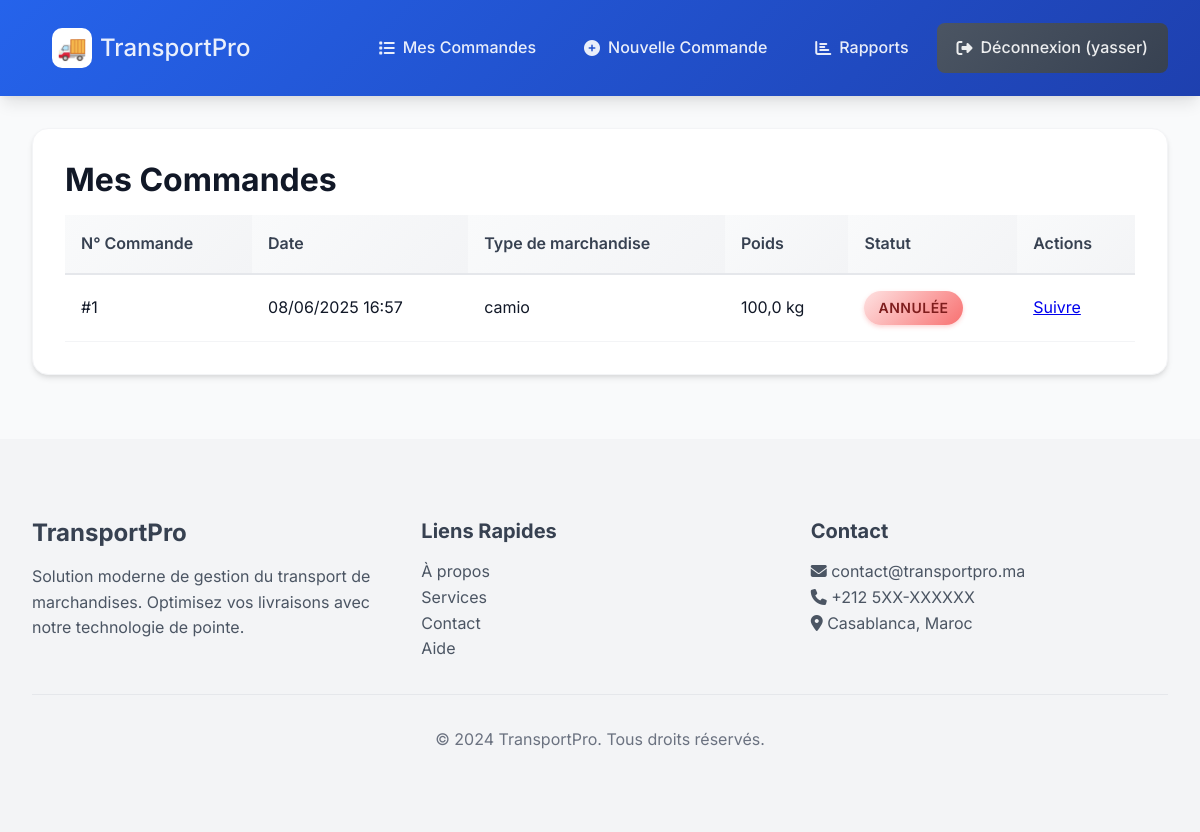
Screenshot of /commandes/ (signed in) with the database file from the repository.
### transport/models.py (models this page shows, shortened)
class Commande(models.Model):
    STATUT_CHOICES = [
        ('EN_ATTENTE', 'En attente'),
        ('AFFECTEE', 'Affectée'),
        ('EN_TRANSIT', 'En transit'),
        ('LIVREE', 'Livrée'),
        ('ANNULEE', 'Annulée'),
    ]
    PRIORITE_CHOICES = [
        (0, 'Normale'),
        (1, 'Haute'),
        (2, 'Urgente'),
    ]
    client = models.ForeignKey(Client, on_delete=models.CASCADE)
    date_creation = models.DateTimeField(auto_now_add=True)
    statut = models.CharField(max_length=20, choices=STATUT_CHOICES, default='EN_ATTENTE')
    poids = models.FloatField(validators=[MinValueValidator(0.1)], verbose_name="Poids (kg)")
    type_marchandise = models.CharField(max_length=100, verbose_name="Type de marchandise")
    adresse_enlevement = models.ForeignKey(
        Adresse,
        on_delete=models.CASCADE,
        related_name='commandes_enlevement'
    )
    adresse_livraison = models.ForeignKey(
        Adresse,
        on_delete=models.CASCADE,
        related_name='commandes_livraison'
    )
    transporteur = models.ForeignKey(
        Transporteur,
        on_delete=models.SET_NULL,
        null=True,
        blank=True
    )
    priorite = models.IntegerField(choices=PRIORITE_CHOICES, default=0)
    prix_estime = models.DecimalField(
        max_digits=10,
        decimal_places=2,
        null=True,
        blank=True,
        verbose_name="Prix estimé"
    )
    date_livraison_souhaitee = models.DateTimeField(null=True, blank=True)
    instructions_speciales = models.TextField(blank=True, verbose_name="Instructions spéciales")
    class Meta:
        verbose_name = "Commande"
        verbose_name_plural = "Commandes"
        ordering = ['-date_creation']
        indexes = [
            models.Index(fields=['statut']),
            models.Index(fields=['date_creation']),
            models.Index(fields=['client']),
        ]

### transport/views.py (the view)
# urls.py: path('commandes/', views.liste_commandes, name='liste_commandes'),
@login_required
def liste_commandes(request):
    if request.user.is_staff:
        commandes = Commande.objects.all().select_related(
            'client', 'transporteur', 'adresse_enlevement', 'adresse_livraison'
        ).order_by('-date_creation')
        is_admin = True
    else:
        try:
            client = request.user.client
            commandes = Commande.objects.filter(client=client).select_related(
                'transporteur', 'adresse_enlevement', 'adresse_livraison'
            ).order_by('-date_creation')
            is_admin = False
        except Client.DoesNotExist:
            messages.error(request, "Veuillez compléter votre profil client.")
            return redirect('index')
    statut_filter = request.GET.get('statut')
    date_filter = request.GET.get('date')
    if statut_filter:
        commandes = commandes.filter(statut=statut_filter)
    if date_filter:
        try:
            date_obj = datetime.strptime(date_filter, '%Y-%m-%d').date()
            commandes = commandes.filter(date_creation__date=date_obj)
        except ValueError:
            pass
    context = {
        'commandes': commandes,
        'is_admin': is_admin,
        'statut_filter': statut_filter,
        'date_filter': date_filter,
    }
    return render(request, 'transport/liste_commandes.html', context)

### transport/context_processors.py (called while the page is built)
def google_maps_key(request):
    return {
        'GOOGLE_MAPS_API_KEY': settings.GOOGLE_MAPS_API_KEY
    }

### templates/transport/liste_commandes.html (shortened to what this page needs)
{% extends 'base.html' %}
{% block content %}
<div class="card">
    <h2>Mes Commandes</h2>
    <table>
        <thead>
            <tr>
                <th>N° Commande</th>
                <th>Date</th>
                <th>Type de marchandise</th>
                <th>Poids</th>
                <th>Statut</th>
                <th>Actions</th>
            </tr>
        </thead>
        <tbody>
            {% for commande in commandes %}
            <tr>
                <td>#{{ commande.id }}</td>
                <td>{{ commande.date_creation|date:"d/m/Y H:i" }}</td>
                <td>{{ commande.type_marchandise }}</td>
                <td>{{ commande.poids }} kg</td>
                <td>
                    <span class="status-badge status-{{ commande.statut|lower }}">
                        {{ commande.get_statut_display }}
                    </span>
                </td>
                <td>
                    <a href="{% url 'suivre_commande' commande.id %}">Suivre</a>
                </td>
            </tr>
            {% empty %}
            <tr>
                <td colspan="6">Aucune commande trouvée.</td>
            </tr>
            {% endfor %}
        </tbody>
    </table>
</div>
{% endblock %}

### templates/base.html (shortened to what this page needs)
<!DOCTYPE html>
<html lang="fr">
<head>
    <link rel="stylesheet" href="https://cdnjs.cloudflare.com/ajax/libs/font-awesome/6.4.0/css/all.min.css">
    <link rel="stylesheet" href="/static/css/modern-style.css">
</head>
<body>
    <nav class="navbar">
        <div class="navbar-container">
            <a href="{% url 'index' %}" class="navbar-brand">
                <div class="navbar-brand-icon">
                    🚚
                </div>
                TransportPro
            </a>
            <ul>
                {% if user.is_authenticated %}
                    {% if user.client %}
                        <li>
                            <a href="{% url 'liste_commandes' %}">
                                <i class="fas fa-list"></i>
                                Mes Commandes
                            </a>
                        </li>
                        <li>
                            <a href="{% url 'creer_commande' %}">
                                <i class="fas fa-plus-circle"></i>
                                Nouvelle Commande
                            </a>
                        </li>
                        <li>
                            <a href="{% url 'generer_rapport' %}">
                                <i class="fas fa-chart-bar"></i>
                                Rapports
                            </a>
                        </li>
                    {% endif %}
                    <li style="margin-left: auto;">
                        <a href="{% url 'logout' %}" class="btn-secondary">
                            <i class="fas fa-sign-out-alt"></i>
                            Déconnexion ({{ user.username }})
                        </a>
                    </li>
                {% endif %}
            </ul>
        </div>
    </nav>
    <div class="container">
        {% block content %}
        {% endblock %}
    </div>
    <footer style="background-color: var(--gray-100); padding: 3rem 0; margin-top: 4rem;">
        <div class="container">
            <div style="display: grid; grid-template-columns: repeat(auto-fit, minmax(250px, 1fr)); gap: 2rem;">
                <div>
                    <h4 style="color: var(--gray-700); margin-bottom: 1rem;">TransportPro</h4>
                    <p style="color: var(--gray-600);">
                        Solution moderne de gestion du transport de marchandises.
                        Optimisez vos livraisons avec notre technologie de pointe.
                    </p>
                </div>
                <div>
                    <h5 style="color: var(--gray-700); margin-bottom: 1rem;">Liens Rapides</h5>
                    <ul style="list-style: none; space-y: 0.5rem;">
                        <li><a href="#" style="color: var(--gray-600); text-decoration: none;">À propos</a></li>
                        <li><a href="#" style="color: var(--gray-600); text-decoration: none;">Services</a></li>
                        <li><a href="#" style="color: var(--gray-600); text-decoration: none;">Contact</a></li>
                        <li><a href="#" style="color: var(--gray-600); text-decoration: none;">Aide</a></li>
                    </ul>
                </div>
                <div>
                    <h5 style="color: var(--gray-700); margin-bottom: 1rem;">Contact</h5>
                    <p style="color: var(--gray-600);">
                        <i class="fas fa-envelope"></i> contact@transportpro.ma<br>
                        <i class="fas fa-phone"></i> +212 5XX-XXXXXX<br>
                        <i class="fas fa-map-marker-alt"></i> Casablanca, Maroc
                    </p>
                </div>
            </div>
            <hr style="margin: 2rem 0; border: none; border-top: 1px solid var(--gray-200);">
            <p style="text-align: center; color: var(--gray-500);">
                © 2024 TransportPro. Tous droits réservés.
            </p>
        </div>
    </footer>
</body>
</html>

### static/css/modern-style.css (style rules this page uses)
:root { --primary-color: #2563eb; --primary-dark: #1e40af; --primary-light: #60a5fa; --secondary-color: #10b981; --secondary-dark: #059669; --accent-color: #f59e0b; --danger-color: #ef4444; --warning-color: #f97316; --success-color: #22c55e; --info-color: #3b82f6; --gray-50: #f9fafb; --gray-100: #f3f4f6; --gray-200: #e5e7eb; --gray-300: #d1d5db; --gray-400: #9ca3af; --gray-500: #6b7280; --gray-600: #4b5563; --gray-700: #374151; --gray-800: #1f2937; --gray-900: #111827; --shadow-sm: 0 1px 2px 0 rgba(0, 0, 0, 0.05); --shadow: 0 1px 3px 0 rgba(0, 0, 0, 0.1), 0 1px 2px 0 rgba(0, 0, 0, 0.06); --shadow-md: 0 4px 6px -1px rgba(0, 0, 0, 0.1), 0 2px 4px -1px rgba(0, 0, 0, 0.06); --shadow-lg: 0 10px 15px -3px rgba(0, 0, 0, 0.1), 0 4px 6px -2px rgba(0, 0, 0, 0.05); --shadow-xl: 0 20px 25px -5px rgba(0, 0, 0, 0.1), 0 10px 10px -5px rgba(0, 0, 0, 0.04); --transition-fast: 150ms cubic-bezier(0.4, 0, 0.2, 1); --transition-base: 300ms cubic-bezier(0.4, 0, 0.2, 1); --transition-slow: 500ms cubic-bezier(0.4, 0, 0.2, 1); }
* { margin: 0; padding: 0; box-sizing: border-box; }
body { font-family: 'Inter', -apple-system, BlinkMacSystemFont, 'Segoe UI', Roboto, sans-serif; background-color: var(--gray-50); color: var(--gray-900); line-height: 1.6; -webkit-font-smoothing: antialiased; -moz-osx-font-smoothing: grayscale; }
h1, h2, h3, h4, h5, h6 { font-weight: 700; line-height: 1.2; margin-bottom: 1rem; }
h2 { font-size: 2rem; }
h4 { font-size: 1.5rem; }
h5 { font-size: 1.25rem; }
.navbar { background: linear-gradient(135deg, var(--primary-color) 0%, var(--primary-dark) 100%); padding: 0; box-shadow: var(--shadow-lg); position: sticky; top: 0; z-index: 1000; backdrop-filter: blur(10px); }
.navbar-container { max-width: 1280px; margin: 0 auto; padding: 1rem 2rem; display: flex; justify-content: space-between; align-items: center; }
.navbar-brand { display: flex; align-items: center; gap: 0.75rem; font-size: 1.5rem; font-weight: 700; color: white; text-decoration: none; transition: transform var(--transition-fast); }
.navbar-brand-icon { width: 40px; height: 40px; background: white; border-radius: 10px; display: flex; align-items: center; justify-content: center; font-size: 1.5rem; }
.navbar ul { list-style: none; display: flex; gap: 0.5rem; align-items: center; margin: 0; }
.navbar a { color: rgba(255, 255, 255, 0.9); text-decoration: none; padding: 0.75rem 1.25rem; border-radius: 8px; transition: all var(--transition-fast); font-weight: 500; display: flex; align-items: center; gap: 0.5rem; }
.container { max-width: 1280px; margin: 2rem auto; padding: 0 2rem; animation: fadeIn 0.5s ease-out; }
.card { background: white; border-radius: 16px; box-shadow: var(--shadow-md); padding: 2rem; margin-bottom: 2rem; transition: all var(--transition-base); border: 1px solid var(--gray-100); position: relative; overflow: hidden; }
.card::before { content: ''; position: absolute; top: 0; left: 0; right: 0; height: 4px; background: linear-gradient(90deg, var(--primary-color), var(--secondary-color)); transform: scaleX(0); transition: transform var(--transition-base); }
.btn-secondary { background: linear-gradient(135deg, var(--gray-600), var(--gray-700)); }
table { width: 100%; border-collapse: collapse; background: white; }
th { background: linear-gradient(135deg, var(--gray-50), var(--gray-100)); color: var(--gray-700); font-weight: 600; text-align: left; padding: 1rem; border-bottom: 2px solid var(--gray-200); position: sticky; top: 0; }
td { padding: 1rem; border-bottom: 1px solid var(--gray-100); }
tr { transition: background-color var(--transition-fast); }
.status-badge { display: inline-flex; align-items: center; padding: 0.375rem 0.875rem; border-radius: 20px; font-size: 0.875rem; font-weight: 600; text-transform: uppercase; letter-spacing: 0.5px; }
.status-annulee { background: linear-gradient(135deg, #fee2e2, #f87171); color: #7f1d1d; box-shadow: 0 2px 4px rgba(248, 113, 113, 0.3); }

### rows the page displays
Commande: id "1", date_creation "08/06/2025 16:57", type_marchandise "camio", poids "100,0", statut "ANNULÉE"

### other values shown
{{ user.username }} "yasser"
